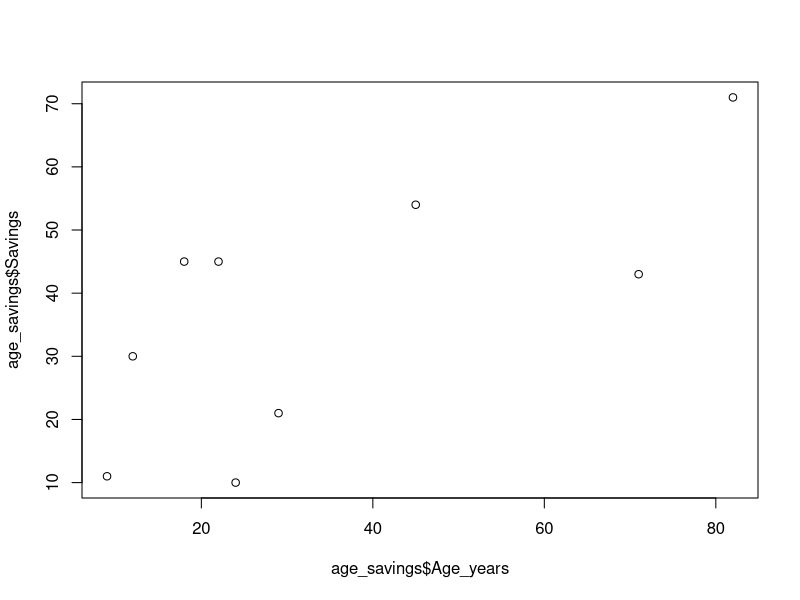
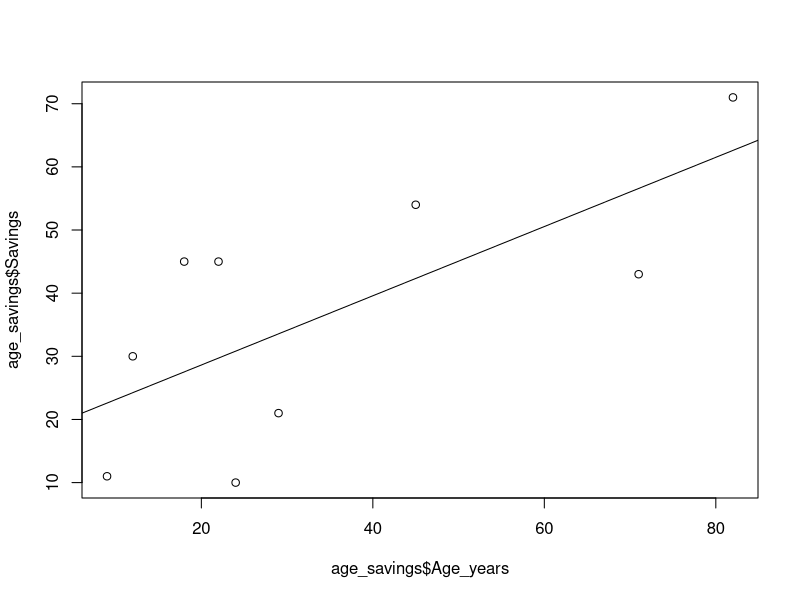
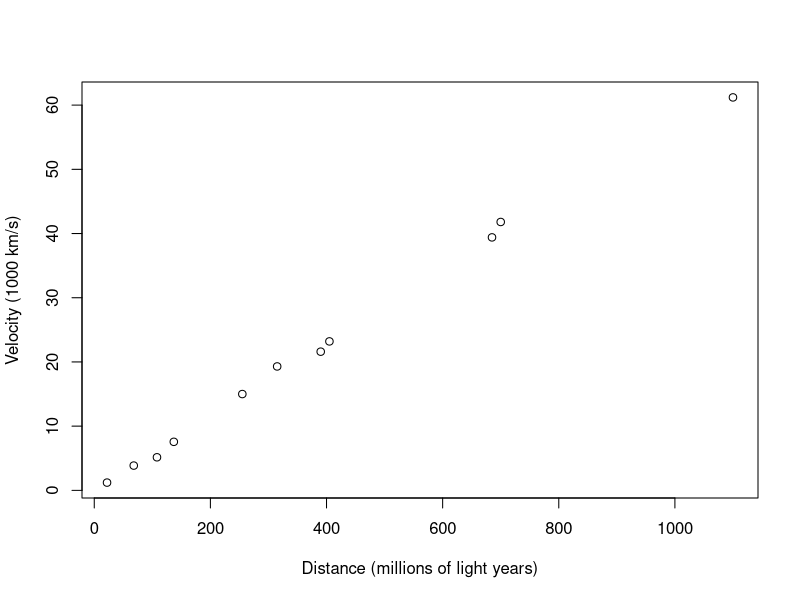
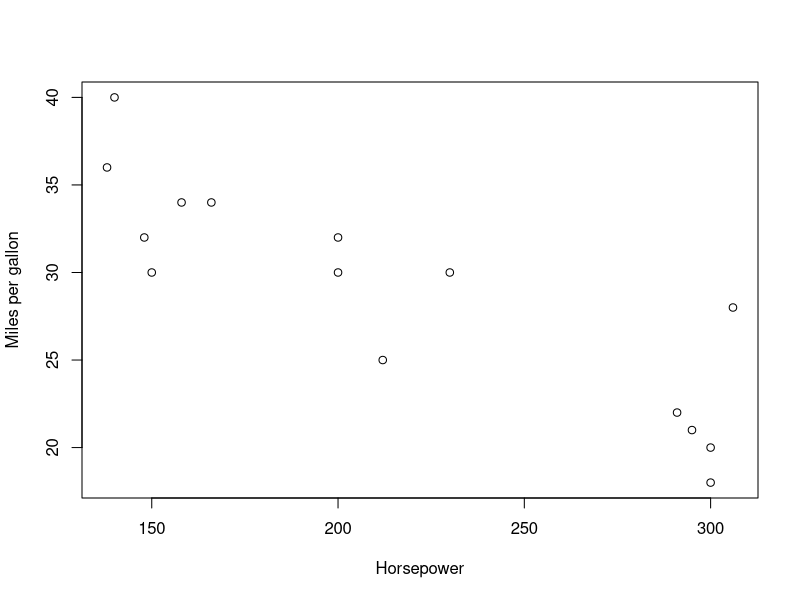
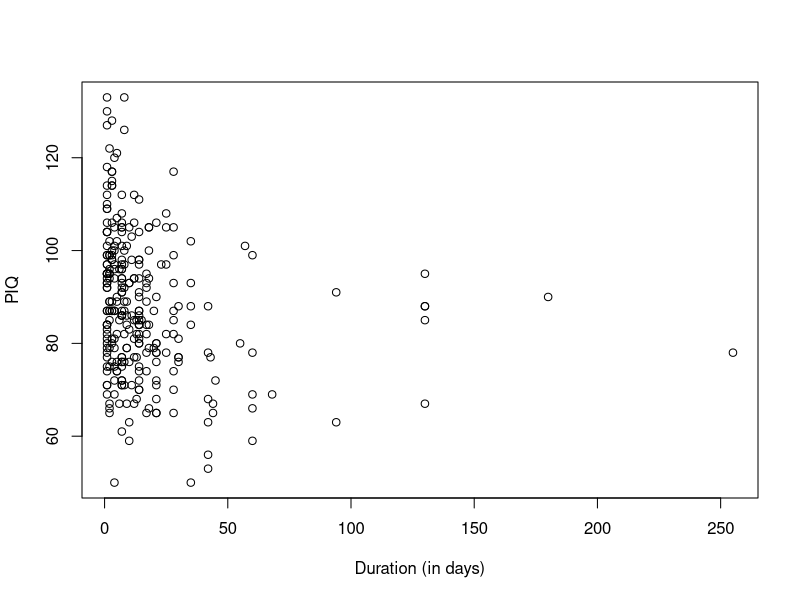
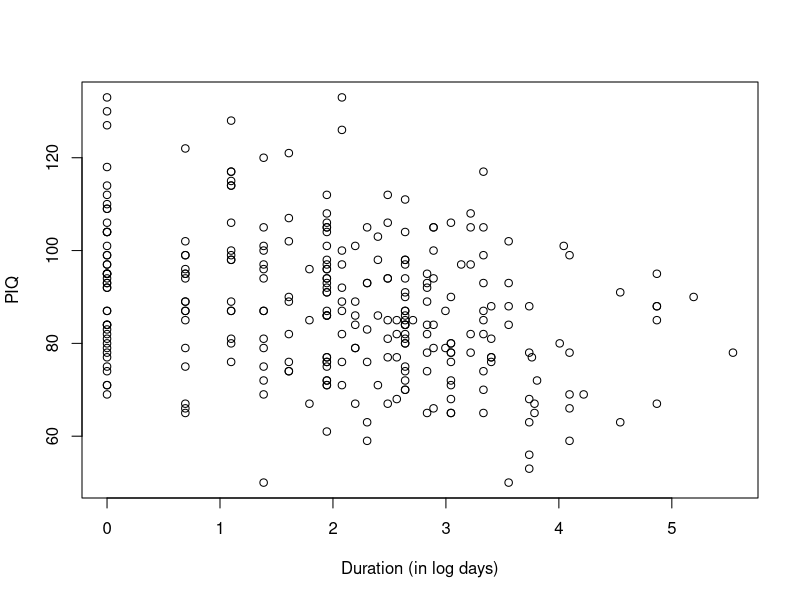
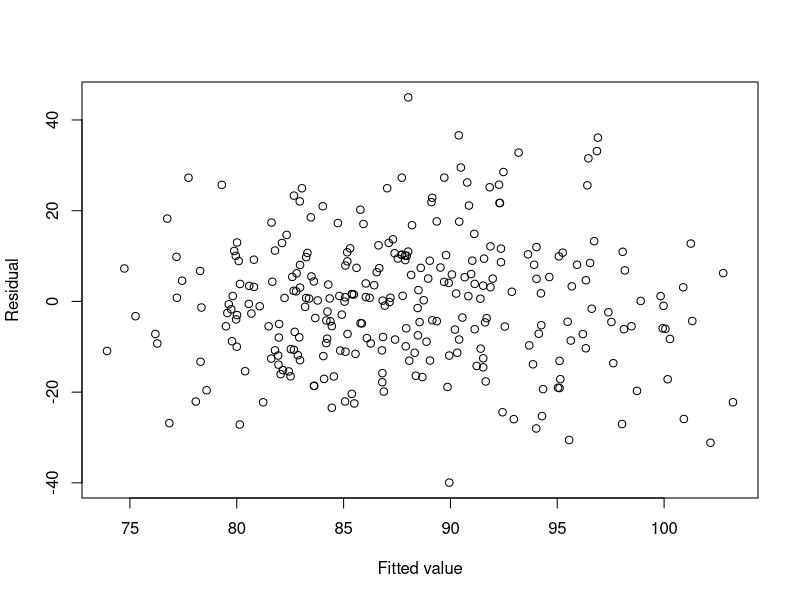
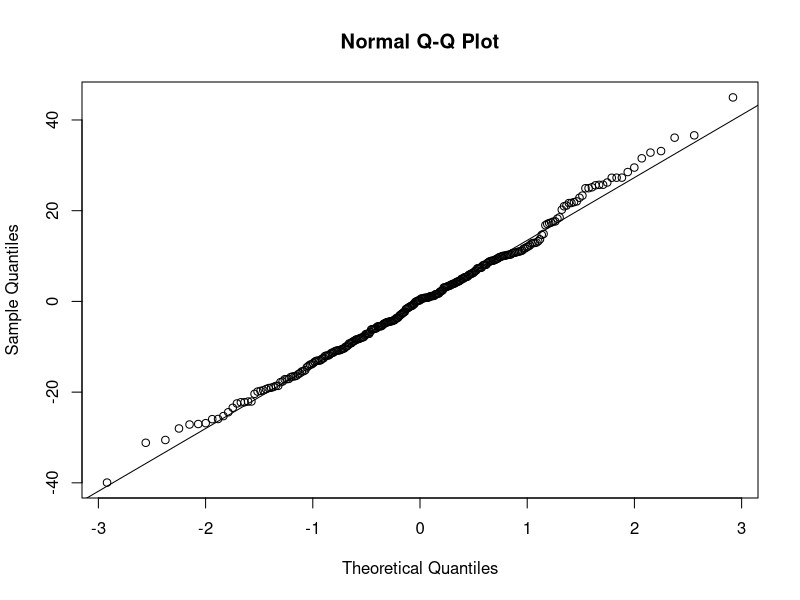

R code for these plots, in order:
# Doing all Labs up to Lab 6

# 1.1
# header is to keep the header of the dataframe, sep is the separator term

# 1.2
age_savings = read.table("age_savings.csv", header=TRUE, sep=",")

# 1.3
# ...

# 1.4
max(age_savings$Age_years) # 82

# 1.5
age_savings$Savings[which.max(age_savings$Age_years)] # 71

# 1.6 
mean(age_savings[age_savings$Age==1,]$Savings) #56

# 1.7
plot(age_savings$Age_years, age_savings$Savings)

# 1.8
# there is a linear relationship between the amount of savings a person has and their age

# 1.9
(model <- lm(age_savings$Savings ~ age_savings$Age_years))

# 1.10/11
plot(age_savings$Age_years, age_savings$Savings)
abline(model)

# fitted model does aline with the original assumptions

# 2.1
hubble = read.table("Hubble.txt", header=TRUE)
x = hubble$distance
y = hubble$velocity
plot(x, y, xlab="Distance (millions of light years)", ylab="Velocity (1000 km/s)")
# a linear model seems appropriate here since the points show a linear relationship

# 2.2
n = length(x)
xbar = mean(x)
s_x = sqrt(sum((x - xbar)^2)/(n-1))

# 2.3
s_y = sd(y)
s_xy = cov(x,y)
r_xy = cor(x,y)

# 2.4
# r_xy = 0.998 meaning the two variables are highly correlated so we can expect the model to 
# be fit very well to the data

# 2.5
beta_1_hat = (r_xy*s_y)/s_x
# An increase of 1 million light years in distance is associated with an 
# expected increase of 0.0568553 thousand km/s in velocity

# 2.6
reg = lm(y~x)
res = reg$residuals # Note: could also compute using (y - reg$fitted.values)
round(sum(res), 4)
# this does match our expectation because the least squares estimators happens by
# minimizing the sum of the residuals, using calculus we do this by setting the sum of the residuals equal to zero

# 2.7
RSS <- sum(res^2)
sigma_hat <- round(RSS/(n-2), 6)
sigma2_hat <- RSS/(n-2)

# 2.8
beta_1_hat_std_err <- round(sqrt(sigma_hat / sum((x-xbar)^2)), 6)

# 2.9
beta_0_hat_std_err <- round(sqrt(sigma_hat^2*(1/length(x) + (mean(x))^2/sum((x-mean(x))**2))), 6)
var_beta_1 = sigma2_hat / (sum((x-mean(x))**2))
se_beta_1 = sqrt(var_beta_1)

var_beta_0 = sigma2_hat * (1/length(x) + (mean(x)^2) / (sum((x-mean(x))**2)))
se_beta_0 = sqrt(var_beta_0)

# 2.10
summary(reg)

# 3.1
horsepower = read.table("horsepower.txt", header=TRUE, sep=",")
x = horsepower$Horsepower
y = horsepower$mpg
plot(x, y, xlab="Horsepower", ylab="Miles per gallon")
# a linear model seems appropriate because the points show a negative linear relationship

# 3.2
(reg <- lm(y ~ x, data=horsepower))

# 3.3
# could use a plot of the residuals vs the fitted values to see if there is homoscedacity
# could use a normal quantile plot to check for normality in the errors

# 3.4
(n = length(y))
(s = sqrt(sum(reg$residuals^2)/(n-2)))
# 3.28

# 3.5
summary(reg)
# R calls this the residual standard error

# 3.6
b1hat = reg$coefficients[2]
sigma2hat = sum(reg$residuals^2)/(n-2)
crit_t = qt(0.975, n-2)
xbar = mean(x)
se_b1hat = sqrt(sigma2hat/sum((x-xbar)**2))
(lower = b1hat - crit_t * se_b1hat)
(upper = b1hat + crit_t * se_b1hat)

# 3.7 !!!!!!!!!
# our confidence interval calculated above means that 95% of the time the true value for b1hat lies between
# -0.1124 and -0.05516
# ans: the interval *DOES NOT INCLUDE 0* which means that there is STATISTICAL SIGNIFICANCE between 
# X and Y
# there is also a negative relationship

# 3.8
x0 = data.frame(x=250)
predict(reg, x0, se.fit=TRUE, interval="confidence", level=0.95)
# fit = 25.91, CI = (23.83, 27.99)

# 3.9
predict(reg, x0, se.fit=TRUE, interval='prediction', level=0.95)
# fit = 25.91, PI = (18.51, 33.31)
# the interval here is wider since it is a prediction interval and has to include
# uncertainty for both the line and the true value error

# 3.10
se_prediction = sigma2hat*(1 + 1/n + (x0-xbar)**2/sum((x-xbar)**2))

# 3.11
# the prediction for the 280 will be wider because the (x_new - xbar)^2/sum((x-xbar)^2)
# term is going to larger than the 250

###############################################################3

# 4.1
coma = read.table("coma.txt", header=TRUE)
y = coma$piq
x = coma$duration
x1 = log(coma$duration)
plot(x, y, xlab="Duration (in days)", ylab="PIQ")
plot(x1, y, xlab="Duration (in log days)", ylab="PIQ")

# the log data will fit better because the points are further spread apart

# 4.2
reg <- lm(y ~ x1, data=coma)
b0 = reg$coefficients[1]
b1 = reg$coefficients[2]
x0 = log(10)
u = b0+b1*x0
u
# Someone who was in a coma for 10 log days is expected to have a PIQ score of 86.83

# 4.3
vcov(reg)
# the off diagonal of the matrix represent the cov(b0, b1)

# 4.4
# var(b0) + x0^2*var(b1) - 2*x0*cov(b0,b1)

# 4.5
se_b0 = vcov(reg)[1,1]
se_b1 = vcov(reg)[2,2]
covb1b2 = vcov(reg)[1,2]
varu = se_b0 + x0**2*se_b1 - 2*x0*covb1b2
varu

# 4.6
# this is confidence interval because we are dealing with an expected response

# 4.7
(reg2 <- lm(y ~ log(coma$duration) + log(coma$days), data=coma))
plot(reg2$fitted.values, reg2$residuals, xlab="Fitted value", ylab="Residual")
qqnorm(reg2$residuals)
qqline(reg2$residuals)
# looks like the qq plot is showing that the errors are normal
# looks like the points are homoscedastic 

# 4.8
summary(reg2)

# 4.9
b2hat = reg2$coefficients[3]
RSS = sum(reg2$residuals^2)
sigmahat = RSS/(length(x) - 3 - 1)
tcrit = qt(0.975, length(x)-3-1)
se_b2 = vcov(reg2)[3,3]

(lower = b2hat - tcrit * sqrt(se_b2))
(upper = b2hat + tcrit * sqrt(se_b2))

# 4.10
# the confidence interval does not include 0 therefore we can reject the null hypothesis
# of H0: B2 = 0. 

# 4.11
# There is a relationship between the PIQ score and the number of log days a person has been in a coma, it is a negative
# relationship

# 4.12
# changing n will change the interval because the degrees of freedom will change. it means the t distribution will also change

#############
# 5.1
movie = read.table("movie.txt", header=TRUE, sep="")
levels(factor(movie$studio))
# baseline = 20thcenturyfox

# 5.2
boxplot(gross~studio, data=movie)
# a. disney produces the highest median gross movies
# b. warner has the lowest variation in gross movies

# 5.3
reg = lm(gross~studio+openweekendgross, data=movie)
summary(reg)
# a. b1 = 42.31+29.24, b2 = -11.43+29.24, b3 = 14.48+29.24
# b. the parameter estimate for disney is b1, which means the movies produced
# by the studio disney has an expected increase in gross of 71.5602 million USD

# 5.4
X = model.matrix(reg)
library(Matrix)
rk = rankMatrix(X)[1]
rk
rankMatrix(t(X)%*%X)
# b. because the rank of X^TX is equal to 5, it means that it is full rank
# and therefore the columns are linearly independent and (X^TX)^{-1} exists

# 5.5
# when you use that kind of encoding style you end up with linearly dependent columns
# thus (X^T X)^{-1} has no solutions and the LSE cannot be solved

# 5.6
# [1 0 0 0 75.7]

# 5.7
kfp = data.frame(openweekendgross=75.7, studio="20thcenturyfox")
predict(reg, kfp, interval='prediction', 0.95)
# std error is Var(hat(Y_new)) + Var(Y_new) = sigma^2(1 + 1/n + (x_new - xbar)^2/sum(xi-xbar)^2)

# 5.8
library(car)
scatterplot(gross~openweekendgross*studio, data=movie, smooth=FALSE)
# the fitted models do not look different enought to warrant the use of interaction terms
# a simplier model might be better since they all have very similar slopes 

# 5.9
reg_full = lm(gross~studio*openweekendgross, data=movie)
summary(reg_full)
# looking at the estimates for each interaction term, they are all quite small
# looking at the p-values of each estimate, we can see they are all quite large
# meaning that they all would lie outside of a signficance level and therefore
# are all insignificant to the model

# 5.10
summary(reg)
# the R^squared scores for the full model and the additive model are quite similar
